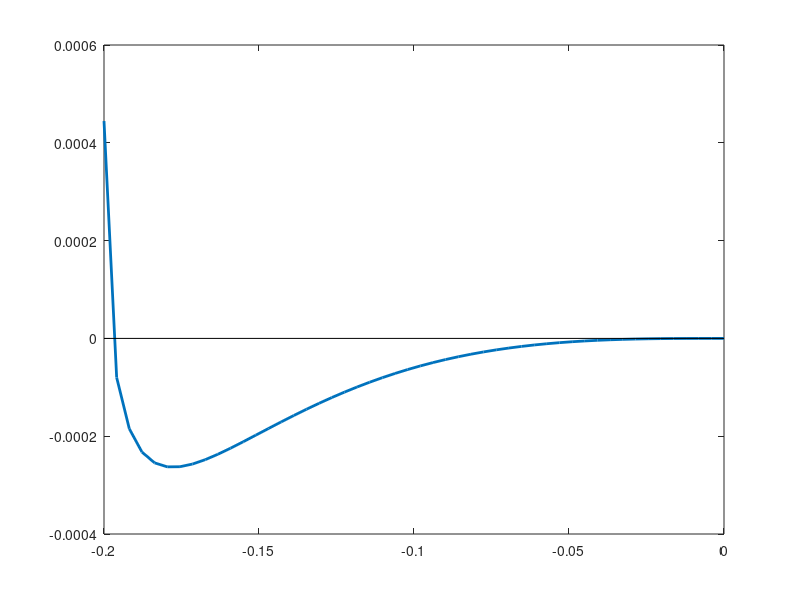

The MATLAB script that drew this image: (Note: this script raises an error after producing the figure.)
muc=0;muf=-0.2;
mumu=linspace(muf,muc,50);
EEp=zeros(1,50);
a=3;
b=6;
for i=1:50
mu=mumu(i);
As=1/15-sqrt(1/15^2+mu/7.5/6)
Ep=mu/2*6*As^2+0.5*a*4*As^3+b/8*6*As^4+b/2*15*As^4+3*b*As^4;
EEp(i)=Ep;
end
%%
figure(1);clf;
plot(mumu,real(EEp),'linewidth',2);hold on;
plot([mumu(1),mumu(end)],[0,0],'color','k');
axis([real(mumu(1)),real(mumu(end)),real(EEp(1)),real(EEp(end))]);
set(gca,'fontsize',25)